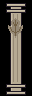

This is a level from a 2D game, rendered from its Tiled map with the project's own tilesets. A one-line summary and the complete map file follow:
An orthogonal 1x3 tile map with 32x32 px tiles, 1 tile layer (Assembly), 3 tilesets.

<map version="1.10" orientation="orthogonal" renderorder="right-down" width="1" height="3" tilewidth="32" tileheight="32" infinite="0" nextlayerid="2" nextobjectid="1">
  <tileset firstgid="1" source="../floors.tsx" />
  <tileset firstgid="321" source="../walls.tsx" />
  <tileset firstgid="961" source="../architecture.tsx" />
  <layer id="1" name="Assembly" width="1" height="3">
    <data encoding="csv">
1801,
1817,
1833
</data>
  </layer>
</map>
